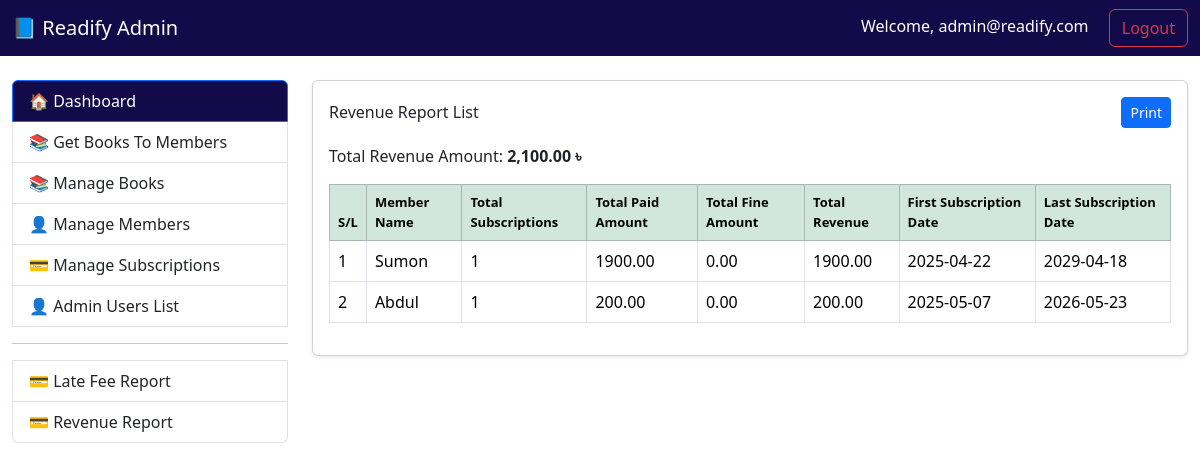
Page /revenue (signed in) on the earlier database version.
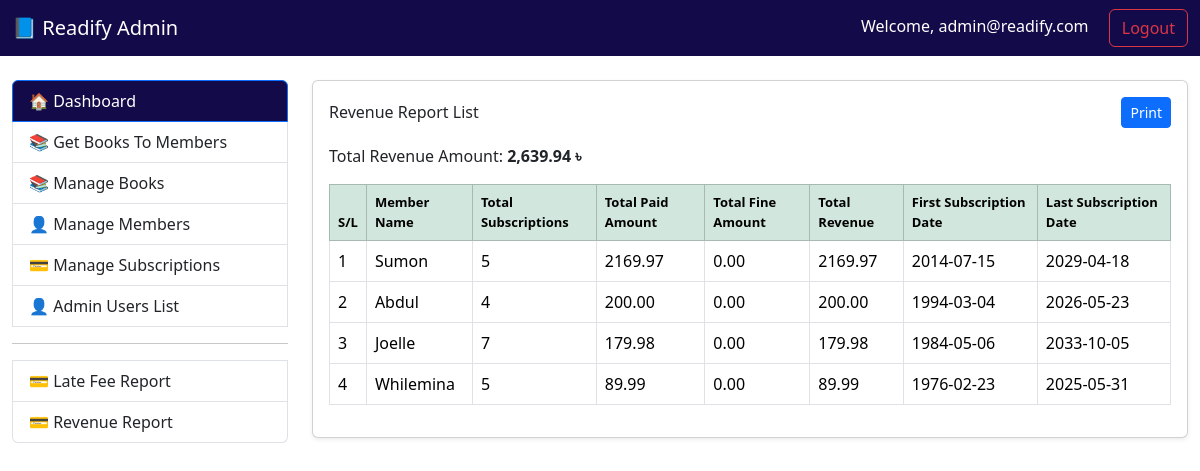
Same page on the later database version.
### tables this page shows
CREATE TABLE `members` (
  `id` int(11) NOT NULL,
  `first_name` varchar(50) NOT NULL,
  `last_name` varchar(50) NOT NULL,
  `email` varchar(100) NOT NULL,
  `password` varchar(255) NOT NULL,
  `phone` varchar(15) DEFAULT NULL,
  `address` varchar(255) DEFAULT NULL,
  `verified_at` timestamp NULL DEFAULT NULL,
  `created_at` timestamp NOT NULL DEFAULT current_timestamp(),
  `updated_at` timestamp NOT NULL DEFAULT current_timestamp() ON UPDATE current_timestamp()
);

### core/Controller.php (called while the page is built, shortened)
<?php
abstract class Controller {
    protected function view($view, $data = []) {
        extract($data);
        require_once "../views/{$view}.php";
    }
}

### controllers/CustomerSubscriptionsController.php (called while the page is built, shortened)
<?php
require_once '../core/Controller.php';
require_once '../models/CustomerSubscriptions.php';
class CustomerSubscriptionsController extends Controller {
    public function revenue() {
        try {
            $bookModel = new CustomerSubscriptions();
            $getRevenue = $bookModel->getRevenue();
            return $this->view('revenue', [
                'getRevenue' => $getRevenue,
            ]);
        } catch (\Exception $e) {
            error_log($e->getMessage());
            echo "An error occurred while loading the page.";
        }
    }
}

### public/index.php (called while the page is built, shortened)
<?php
require_once '../routes/web.php';

### core/Model.php (called while the page is built, shortened)
<?php
require_once __DIR__ . '/../config/Database.php';
abstract class Model {
    public function __construct() {
        $database = new Database();
        $database->connect();
        $this->db = $database->pdo;
    }
}

### config/Database.php (called while the page is built, shortened)
<?php
class Database {
    public function connect() {
        $host = 'localhost';
        $db = 'readify';
        $user = 'root';
        $pass = '';
        $charset = 'utf8mb4';
        $dsn = "mysql:host=$host;dbname=$db;charset=$charset";
        try {
            $this->pdo = new PDO($dsn, $user, $pass);
            $this->pdo->setAttribute(PDO::ATTR_ERRMODE, PDO::ERRMODE_EXCEPTION);
            return $this->pdo;
        } catch (PDOException $e) {
            die("Connection failed: " . $e->getMessage());
        }
    }
}

### models/CustomerSubscriptions.php (called while the page is built, shortened)
<?php
require_once '../core/Model.php';
class CustomerSubscriptions extends Model {
    public function getRevenue() {
        try {
            $stmt = $this->db->prepare("
                CALL sp_subscription_revenue_report()
            ");
            $stmt->execute();
            return $stmt->fetchAll(PDO::FETCH_OBJ);
        } catch (PDOException $e) {
            error_log($e->getMessage());
            return [];
        }
    }
}
?>

### views/revenue.php (the view, shortened to what the changed rows need)
<?php
require_once 'layouts/page-header.php';
?>
<div class="container-fluid mt-4">
    <div class="row mt-4">
        <div class="col-md-9">
            <div class="card shadow-sm">
                <div class="card-body" id="printableArea">
                    <?php if (!empty($getRevenue)) : ?>
                        <?php
                        $totalRevenueAmount = 0;
                        foreach ($getRevenue as $row) {
                            $totalRevenueAmount += $row->total_revenue;
                        }
                        ?>
                        <p>Total Revenue Amount: <b><?= number_format($totalRevenueAmount, 2) ?> ৳</b></p>
                        <div class="table-responsive">
                            <table class="table table-bordered table-hover align-middle">
                                <thead class="table-success">
                                    <tr>
                                        <th>S/L</th>
                                        <th>Member Name</th>
                                        <th>Total Subscriptions</th>
                                        <th>Total Paid Amount</th>
                                        <th>Total Fine Amount</th>
                                        <th>Total Revenue</th>
                                        <th>First Subscription Date</th>
                                        <th>Last Subscription Date</th>
                                    </tr>
                                </thead>
                                <tbody>
                                    <?php foreach ($getRevenue as $i => $subs) : ?>
                                        <tr>
                                            <td><?= htmlspecialchars($i + 1) ?></td>
                                            <td><?= htmlspecialchars($subs->member_name) ?></td>
                                            <td><?= htmlspecialchars($subs->total_subscriptions) ?></td>
                                            <td><?= htmlspecialchars($subs->total_paid_amount) ?></td>
                                            <td><?= htmlspecialchars($subs->total_fine_amount) ?></td>
                                            <td><?= htmlspecialchars($subs->total_revenue) ?></td>
                                            <td><?= htmlspecialchars($subs->first_subscription_date) ?></td>
                                            <td><?= htmlspecialchars($subs->last_subscription_date) ?></td>
                                        </tr>
                                    <?php endforeach; ?>
                                </tbody>
                            </table>
                        </div>
                    <?php else : ?>
                        <div class="alert alert-info">No Revenue Report found.</div>
                    <?php endif; ?>
                </div>
            </div>
        </div>
    </div>
</div>
<?php require_once 'layouts/page-footer.php'; ?>

Differences in the rows shown:
computed for members "Sumon": total_subscriptions "1" → "5"; total_paid_amount "1900.00" → "2169.97"; total_revenue "1900.00" → "2169.97"; first_subscription_date "2025-04-22" → "2014-07-15"
computed for members "Abdul": total_subscriptions "1" → "4"; first_subscription_date "2025-05-07" → "1994-03-04"
added members: first_name "Joelle", total_subscriptions "7", total_paid_amount "179.98", total_fine_amount "0.00", total_revenue "179.98", first_subscription_date "1984-05-06", last_subscription_date "2033-10-05"
now on this page (row unchanged): members: first_name "Whilemina", total_subscriptions "5", total_paid_amount "89.99", total_fine_amount "0.00", total_revenue "89.99", first_subscription_date "1976-02-23", last_subscription_date "2025-05-31"
Other differences:
$totalRevenueAmount: "2,100.00" → "2,639.94"
